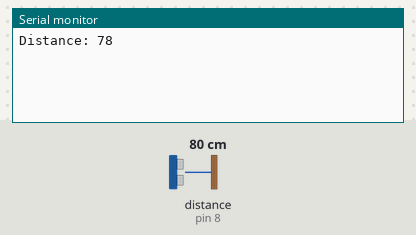
Simulated run of this sketch. Board: Arduino Uno, built with avr-gcc and run on an emulated ATmega328P. On the bench: the last lines printed to the serial monitor. Wiring (inferred from the names in the program): ultrasonic range finder: trigger pin 7; echo pin 8. Inputs (shaded band) come from the test bench; at power-on: distance to the obstacle (sensor on pin 8) 80 cm. The echo pulse lasts 58.3 µs per cm; the modem accepts every AT command (registered, SIM ready, sends succeed) and sends nothing else.

Above: at 1.3 s.
1.4 s: distance to the obstacle (sensor on pin 8) set to 17 cm
At 2.7 s:
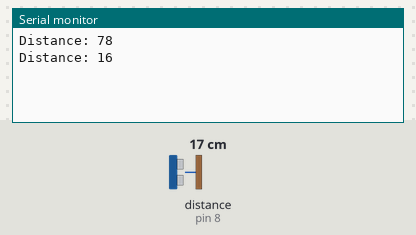
2.9 s: distance to the obstacle (sensor on pin 8) set to 14 cm
At 10.1 s:
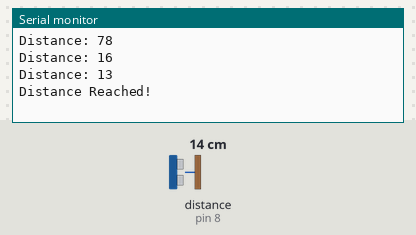
Timing chart, 0 to 11.6 s (numbered marks = the images above; inputs shaded):
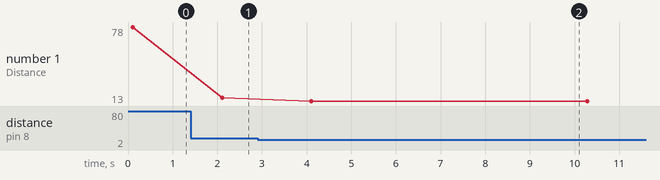

The sketch:

combination_1.ino
```cpp
#include <SoftwareSerial.h>
SoftwareSerial mySerial(9, 10);

// defines pins numbers
const int trigPin = 7;
const int echoPin = 8;
// defines variables
long duration;
int distance;


void setup()

{

   pinMode(trigPin, OUTPUT); // Sets the trigPin as an Output
   pinMode(echoPin, INPUT); // Sets the echoPin as an Input
   Serial.begin(9600); // Starts the serial communication

  mySerial.begin(9600);   // Setting the baud rate of GSM Module

  Serial.begin(9600);    // Setting the baud rate of Serial Monitor (Arduino)

  delay(100);

}

void loop()
{

// Clears the trigPin
digitalWrite(trigPin, LOW);
delayMicroseconds(2);
// Sets the trigPin on HIGH state for 10 micro seconds
digitalWrite(trigPin, HIGH);
delayMicroseconds(10);
digitalWrite(trigPin, LOW);
// Reads the echoPin, returns the sound wave travel time in microseconds
duration = pulseIn(echoPin, HIGH);
// Calculating the distance
distance= duration*0.034/2;
// Prints the distance on the Serial Monitor
Serial.print("Distance: ");
Serial.println(distance);
delay(2000);

if (distance < 15)
  {
    SendMessage();
    Serial.println("Distance Reached!");
    delay(1000);
  }

  {

    if (Serial.available()>0)

    switch(Serial.read())
  {

    case 's':

      SendMessage();

      break;

    case 'd':

      DialCall();

      break;

    case 'r':

      ReceiveMessage();

      break;

  }

 if (mySerial.available()>0)

   Serial.write(mySerial.read());

}
}

 void SendMessage()


{

  mySerial.println("AT+CMGF=1");    //Sets the GSM Module in Text Mode

  delay(1000);  // Delay of 1000 milli seconds or 1 second

  mySerial.println("AT+CMGS=\"+918879488638\"\r"); // Replace x with mobile number

  delay(1000);

  mySerial.println("I am SMS from GSM Module");// The SMS text you want to send

  delay(100);

  mySerial.println((char)26);// ASCII code of CTRL+Z

  delay(1000);

}

 void ReceiveMessage()

{

      mySerial.println("AT+CNMI=2,2,0,0,0"); // AT Command to receive a live SMS

      delay(1000);

}


  void DialCall()

 {

  mySerial.println("ATD+918879488638;"); // ATDxxxxxxxxxx; -- watch out here for semicolon at the end!!

  delay(100);

 }
```

Measured:
- the behaviour switches between 16 and 15 cm on distance to the obstacle (sensor on pin 8) (found by bisection; images 1 and 2)
- after the input at 1.4 s, the serial monitor: prints a new line after 0.71 s (image 1)
- after the input at 2.9 s, the serial monitor: prints a new line after 1.2 s (image 2)
- plotted number 1: 78 → 16 after the input at 1.4 s, 16 → 13 after the input at 2.9 s
